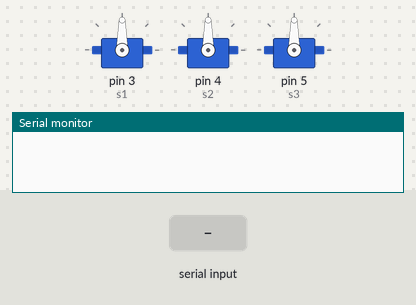
A sketch run on a simulated Arduino Uno, built with avr-gcc and run on an emulated ATmega328P. Shown: 3 × servo, the last lines printed to the serial monitor. Inputs (shaded band) come from the test bench.

Above: at 1.2 s.
1.3 s: "s1" received over Serial
At 2.7 s:
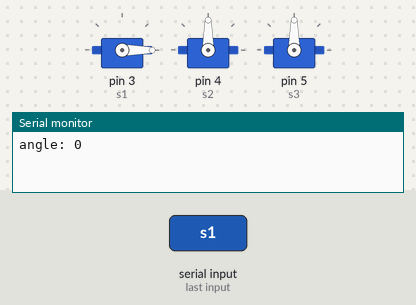
3.8 s: "s2" received over Serial
At 5.8 s:
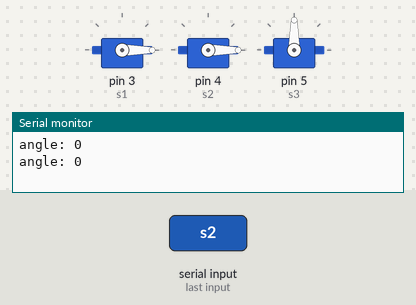
6.3 s: "s3" received over Serial
At 7.7 s:
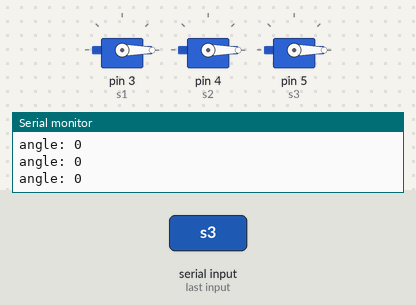
Timing chart, 0 to 9.3 s (numbered marks = the images above; inputs shaded):
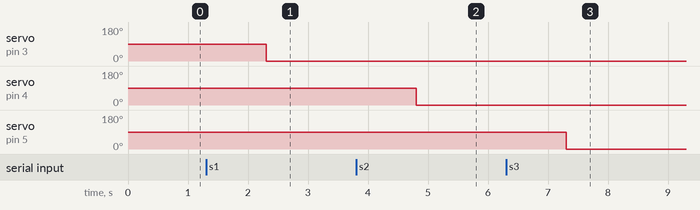

The sketch:

robotic_arm1.ino
```cpp
#include<Servo.h>
int var;
Servo s1;
Servo s2;
Servo s3;
/*Servo s2;
Servo s3;
Servo s4;*/
String msg = "angle: ";
void setup() {

  // put your setup code here, to run once:
s1.attach(3);
s2.attach(4);
s3.attach(5);

Serial.begin(9600);

}

void loop() {
  // put your main code here, to run repeatedly:
while(Serial.available()>0){
String servoCheck = Serial.readString();
var = servoCheck.substring(2,5).toInt();
if(servoCheck.substring(0,2) == "s1"){Serial.println(msg+var); s1.write(var);}
else if (servoCheck.substring(0,2) == "s2"){Serial.println(msg+var); s2.write(var);}
else if (servoCheck.substring(0,2) == "s3"){Serial.println(msg+var); s3.write(var);}
//else if (servoCheck == "s490"){if (servoCheck.substring(1)=="4"){s4.write(var);}}*/
else{Serial.println("error");}
}
}
```

Measured:
- after the input at 1.3 s, servo on pin 3 (s1): 90° → 0° after 1.0 s
- after the input at 3.8 s, servo on pin 4 (s2): 90° → 0° after 1.0 s
- after the input at 6.3 s, servo on pin 5 (s3): 90° → 0° after 1.0 s
